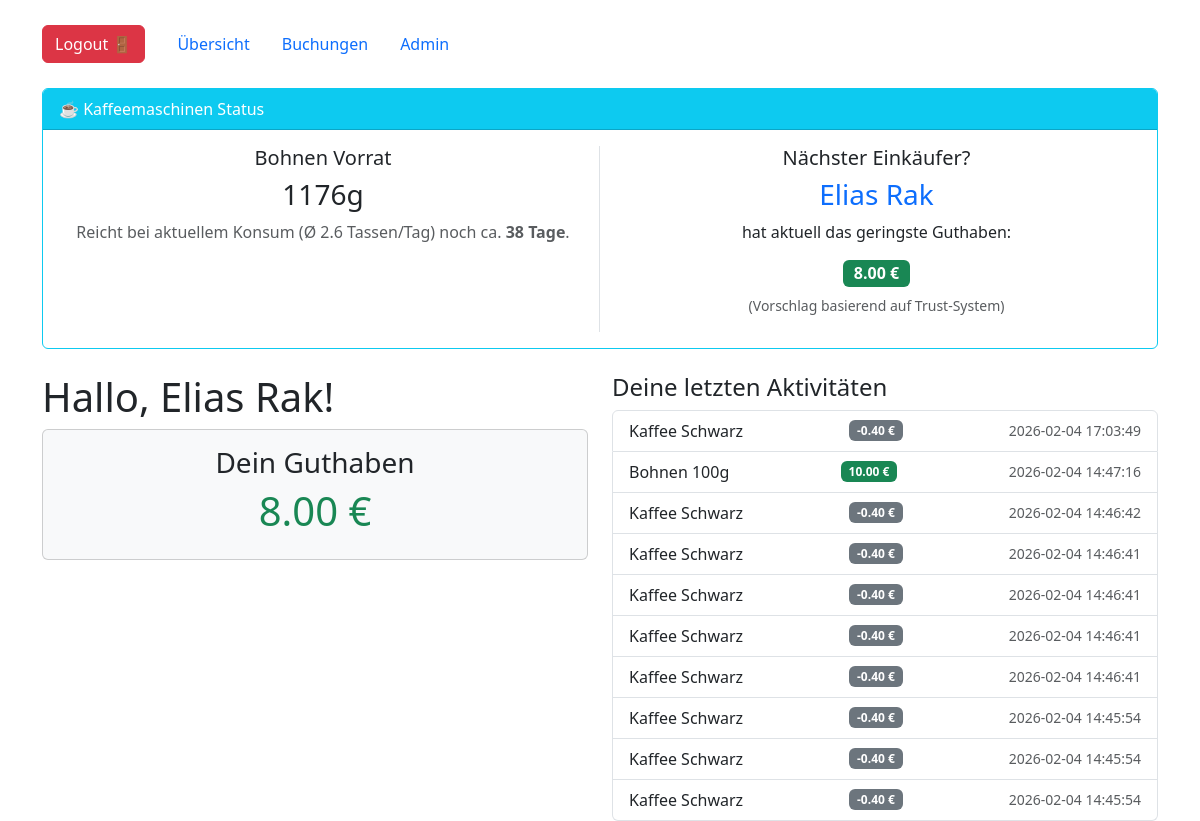
The app's page /dashboard (signed in) with its own data.
### tables this page shows
CREATE TABLE users (
                    id INTEGER PRIMARY KEY AUTOINCREMENT,
                    name TEXT NOT NULL UNIQUE,
                    rfid_uid TEXT UNIQUE,
                    password_hash TEXT,
                    is_admin INTEGER DEFAULT 0,
                    saldo REAL DEFAULT 0.0
                );

CREATE TABLE transaktionen (
                    id INTEGER PRIMARY KEY AUTOINCREMENT,
                    user_id INTEGER,
                    typ TEXT,
                    beschreibung TEXT,
                    betrag REAL,
                    zeitstempel DATETIME DEFAULT CURRENT_TIMESTAMP,
                    FOREIGN KEY(user_id) REFERENCES users(id)
                );

### app.py (the view)
@app.route('/')
@app.route('/dashboard')
@login_required
def dashboard():
    conn = get_db()
    transaktionen = conn.execute("SELECT * FROM transaktionen WHERE user_id = ? ORDER BY zeitstempel DESC LIMIT 10", (current_user.id,)).fetchall()
    curr_saldo = conn.execute("SELECT saldo FROM users WHERE id = ?", (current_user.id,)).fetchone()[0]
    stats = get_prediction_stats(conn)
    conn.close()
    return render_template('dashboard.html', transaktionen=transaktionen, saldo=curr_saldo, stats=stats)

### app.py (called while the page is built)
def get_db():
    conn = sqlite3.connect(DB_NAME)
    conn.row_factory = sqlite3.Row
    return conn

@login_manager.user_loader
def load_user(user_id):
    conn = get_db()
    u = conn.execute("SELECT * FROM users WHERE id = ?", (user_id,)).fetchone()
    conn.close()
    if u:
        return User(u['id'], u['name'], u['is_admin'], u['saldo'])
    return None

### templates/dashboard.html (shortened to what this page needs)
{% extends "base.html" %}
{% block content %}
<div class="card mb-4 border-info">
    <div class="card-header bg-info text-white">
        ☕ Kaffeemaschinen Status
    </div>
    <div class="card-body">
        <div class="row text-center">
            <div class="col-md-6 border-end">
                <h5 class="card-title">Bohnen Vorrat</h5>
                <h3>{{ stats.bestand_gramm }}g</h3>
                <p class="text-muted">
                    Reicht bei aktuellem Konsum (Ø {{ stats.tassen_pro_tag }} Tassen/Tag) noch ca.
                    <strong>{{ stats.tage_bis_leer }} Tage</strong>.
                </p>
            </div>
            <div class="col-md-6">
                <h5 class="card-title">Nächster Einkäufer?</h5>
                <h3 class="text-primary">{{ stats.empfehlung_name }}</h3>
                <p>hat aktuell das geringste Guthaben:</p>
                <span class="badge bg-success fs-6">{{ "%.2f"|format(stats.empfehlung_saldo) }} €</span>
                <p class="small text-muted mt-2">
                    (Vorschlag basierend auf Trust-System)
                </p>
            </div>
        </div>
    </div>
</div>
<div class="row">
    <div class="col-md-6">
        <h1>Hallo, {{ current_user.name }}!</h1>
        <div class="card bg-light mb-3">
            <div class="card-body text-center">
                <h3>Dein Guthaben</h3>
                <h1 class="{{ 'text-success' if saldo >= 0 else 'text-danger' }}">{{ "%.2f"|format(saldo) }} €</h1>
            </div>
        </div>
    </div>
    <div class="col-md-6">
        <h4>Deine letzten Aktivitäten</h4>
        <ul class="list-group">
            {% for t in transaktionen %}
            <li class="list-group-item d-flex justify-content-between align-items-center">
                {{ t.beschreibung }}
                <span class="badge {{ 'bg-success' if t.betrag > 0 else 'bg-secondary' }}">
                    {{ "%.2f"|format(t.betrag) }} €
                </span>
                <small class="text-muted">{{ t.zeitstempel }}</small>
            </li>
            {% endfor %}
        </ul>
    </div>
</div>
{% endblock %}

### templates/base.html (shortened to what this page needs)
<!doctype html>
<html>
<head>
    <link href="https://cdn.jsdelivr.net/npm/bootstrap@5.3.0/dist/css/bootstrap.min.css" rel="stylesheet">
</head>
<body class="container mt-4">
    <nav class="nav nav-pills mb-4 align-items-center">
        {% if current_user.is_authenticated %}
            <a class="btn btn-danger me-3" href="/logout">Logout 🚪</a>
        {% endif %}
        <a class="nav-link" href="/">Übersicht</a>
        <a class="nav-link" href="/history">Buchungen</a>
        <a class="nav-link" href="/admin">Admin</a>
    </nav>
    {% block content %}{% endblock %}
</body>
</html>

### records on screen
users: empfehlung_name "Elias Rak", empfehlung_saldo "8.00", name "Elias Rak", saldo "8.00"
transaktionen: beschreibung "Kaffee Schwarz", betrag "-0.40", zeitstempel "2026-02-04 17:03:49"
transaktionen: beschreibung "Bohnen 100g", betrag "10.00", zeitstempel "2026-02-04 14:47:16"
transaktionen: beschreibung "Kaffee Schwarz", betrag "-0.40", zeitstempel "2026-02-04 14:46:42"
transaktionen: beschreibung "Kaffee Schwarz", betrag "-0.40", zeitstempel "2026-02-04 14:46:41"
transaktionen: beschreibung "Kaffee Schwarz", betrag "-0.40", zeitstempel "2026-02-04 14:46:41"
transaktionen: beschreibung "Kaffee Schwarz", betrag "-0.40", zeitstempel "2026-02-04 14:46:41"
transaktionen: beschreibung "Kaffee Schwarz", betrag "-0.40", zeitstempel "2026-02-04 14:46:41"
transaktionen: beschreibung "Kaffee Schwarz", betrag "-0.40", zeitstempel "2026-02-04 14:45:54"
transaktionen: beschreibung "Kaffee Schwarz", betrag "-0.40", zeitstempel "2026-02-04 14:45:54"
transaktionen: beschreibung "Kaffee Schwarz", betrag "-0.40", zeitstempel "2026-02-04 14:45:54"

### other values on screen
{{ stats.bestand_gramm }} "1176"
{{ stats.tassen_pro_tag }} "2.6"
{{ stats.tage_bis_leer }} "38"
